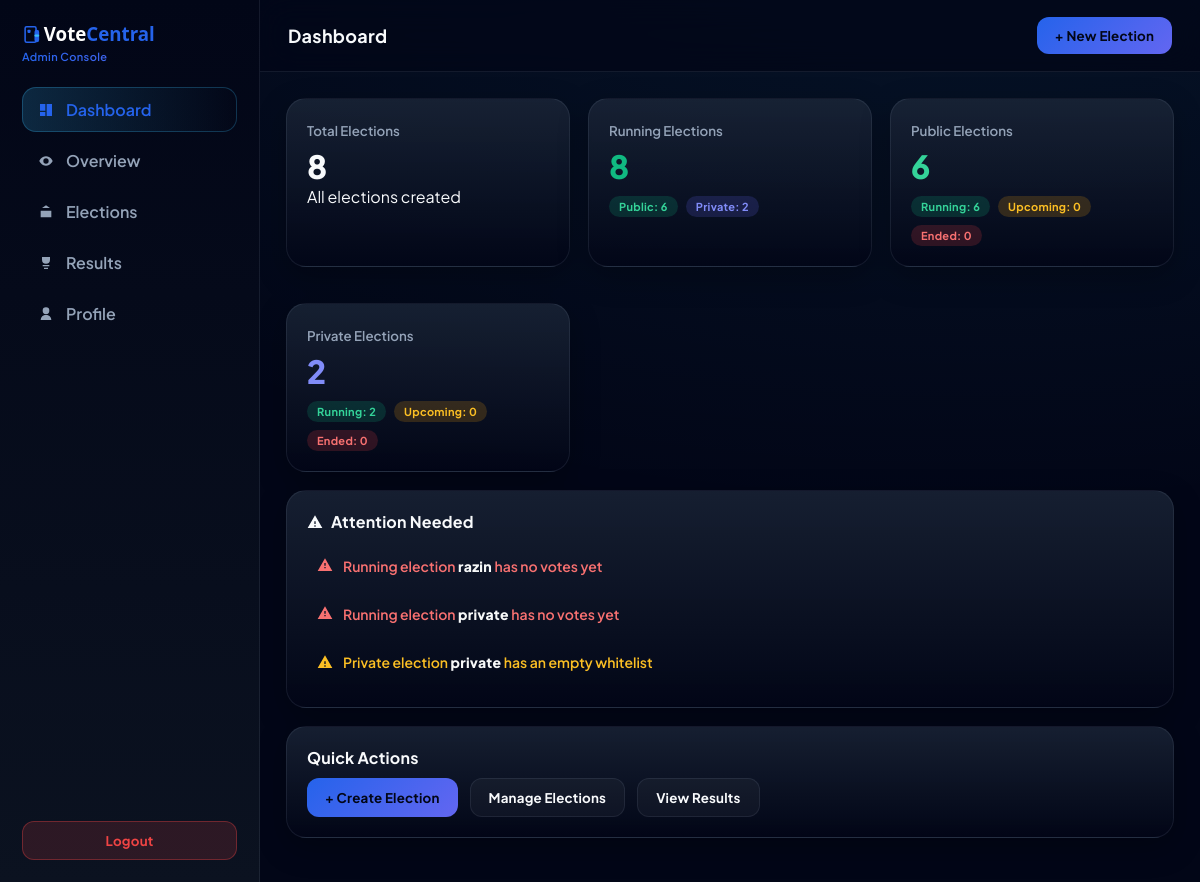
/admin/dashboard (signed in), run on an earlier commit of the app's database.
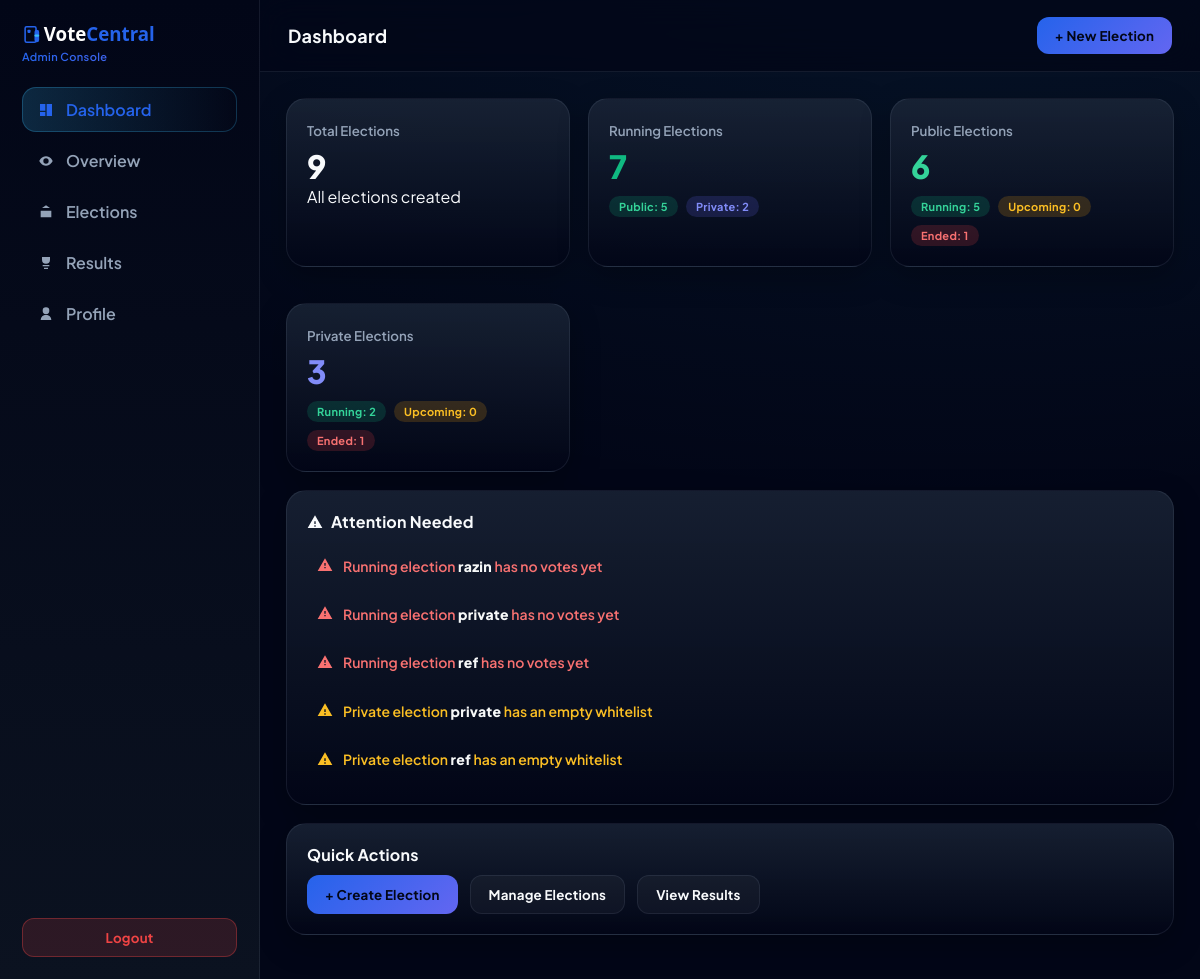
And on a later commit of the database.
### app.py (models this page shows)
class Election(db.Model):
    id = db.Column(db.Integer, primary_key=True)
    admin_id = db.Column(db.Integer, db.ForeignKey("admin.id"))
    name = db.Column(db.String(120))
    election_type = db.Column(db.String(20))  # public / private
    public_code = db.Column(db.String(20), nullable=True)
    start_time = db.Column(db.String(40), nullable=True)
    end_time = db.Column(db.String(40), nullable=True)
    result_visible = db.Column(db.Boolean, default=True)
    candidates = db.relationship("Candidate", backref="election", cascade="all,delete")
    votes = db.relationship("Vote", backref="election", cascade="all,delete")
    whitelist = db.relationship("VoterWhitelist", backref="election", cascade="all,delete")

### app.py (the view)
@app.route("/admin/dashboard")
def admin_dashboard():
    if not require_admin_login():
        return redirect("/")
    if "voter_logged" in session:
        flash("Voters cannot access admin panel")
        return redirect("/voter/dashboard")
    admin = db.session.get(Admin, session.get("admin_id"))
    elections = Election.query.filter_by(admin_id=admin.id).all()
    from datetime import datetime
    for e in elections:
        total_votes = Vote.query.filter_by(election_id=e.id).count()
        e.total_votes = total_votes
        e.is_upcoming = False
        e.is_running  = False
        e.is_ended    = False
        if e.start_time and e.end_time:
            start = datetime.fromisoformat(e.start_time)
            end   = datetime.fromisoformat(e.end_time)
            now   = datetime.now()
            if now < start:
                e.is_upcoming = True
            elif start <= now <= end:
                e.is_running = True
            else:
                e.is_ended = True
        results = []
        for c in e.candidates:
            vote_count = Vote.query.filter_by(candidate_id=c.id).count()
            if e.election_type == "private" and not election_has_ended(e):
                display_count = "—"
            else:
                display_count = vote_count
            results.append({
                "id": c.id,
                "candidate": c.name,
                "party": c.party,
                "description": c.description,
                "photo": f"/static/uploads/{c.photo}" if c.photo else None,
                "count": display_count,
                "raw_count": vote_count
            })
        visible_counts = [
            r["raw_count"]
            for r in results
            if isinstance(r["count"], int)
        ]
        if visible_counts:
            max_votes = max(visible_counts)
            for r in results:
                r["is_winner"] = (r["raw_count"] == max_votes and max_votes > 0)
        else:
            for r in results:
                r["is_winner"] = False
        e.results = results
    return render_template(
        "admin_dashboard.html",
        admin=admin,          # ← REQUIRED
        elections=elections,
        datetime=datetime
    )

### app.py (called while the page is built)
def election_has_ended(election):
    if not election.end_time:
        return False
    return datetime.now() >= datetime.fromisoformat(election.end_time)

def require_admin_login():
    if "admin_id" not in session or not session["admin_id"]:
        flash("Admin login required")
        return False
    return True

### templates/admin_dashboard.html (shortened to what the changed rows need)
<!DOCTYPE html>
<html lang="en">
<head>
</head>
<body>
<main class="main-wrapper">
<header class="top-header">
  <div class="header-title-group">
  <h2 id="view-title">Dashboard</h2>
</div>
</header>
<section id="dashboard" class="view-container">
  <div class="stat-grid">
    <div class="card">
      <small>Total Elections</small>
      <h1>{{ elections|length }}</h1>
      <div class="note">All elections created</div>
    </div>
    <div class="card">
      <small>Running Elections</small>
      <h1 style="color:var(--green)">
        {{ elections|selectattr("is_running")|list|length }}
      </h1>
      <div class="stat-breakdown">
        <span class="chip chip-public">
          Public:
          {{
            elections
            | selectattr("is_running")
            | selectattr("election_type","equalto","public")
            | list | length
          }}
        </span>
        <span class="chip chip-private">
          Private:
          {{
            elections
            | selectattr("is_running")
            | selectattr("election_type","equalto","private")
            | list | length
          }}
        </span>
      </div>
    </div>
    <div class="card">
      <h1 style="color:#34d399">
        {{ elections|selectattr("election_type","equalto","public")|list|length }}
      </h1>
      <div class="stat-breakdown">
        <span class="chip chip-running">
          Running:
          {{
            elections
            | selectattr("election_type","equalto","public")
            | selectattr("is_running")
            | list | length
          }}
        </span>
        <span class="chip chip-upcoming">
          Upcoming:
          {{ elections
            | selectattr("election_type","equalto","public")
            | selectattr("is_upcoming")
            | list | length }}
        </span>
        <span class="chip chip-ended">
          Ended:
          {{
            elections
            | selectattr("election_type","equalto","public")
            | selectattr("is_ended")
            | list | length
          }}
        </span>
      </div>
    </div>
    <div class="card">
      <small>Private Elections</small>
      <h1 style="color:#818cf8">
        {{ elections|selectattr("election_type","equalto","private")|list|length }}
      </h1>
      <div class="stat-breakdown">
        <span class="chip chip-running">
          Running:
          {{
            elections
            | selectattr("election_type","equalto","private")
            | selectattr("is_running")
            | list | length
          }}
        </span>
        <span class="chip chip-upcoming">
          Upcoming:
          {{
            elections
            | selectattr("election_type","equalto","private")
            | selectattr("is_upcoming")
            | list | length
          }}
        </span>
        <span class="chip chip-ended">
          Ended:
          {{
            elections
            | selectattr("election_type","equalto","private")
            | selectattr("is_ended")
            | list | length
          }}
        </span>
      </div>
    </div>
  </div>
{% set alerts = [] %}
{% if alerts|length > 0 %}
<div class="card">
  <ul style="margin-top:10px;line-height:1.8;list-style:none;padding-left:0">
    {% for a in alerts %}
      <li
        class="alert-item alert-{{ a.level }}"
        onclick="handleDashboardAlert(
          '{{ a.action }}',
          '{{ a.id }}',
          '{{ a.name|default('') }}',
          '{{ a.start|default('') }}',
          '{{ a.end|default('') }}'
        )"
      >
        <span class="alert-icon">
  <svg class="icon" viewBox="0 0 24 24">
    <use href="#icon-alert-{{ a.icon }}"></use>
  </svg>
</span>
        <span class="alert-text">{{ a.text | safe }}</span>
      </li>
    {% endfor %}
  </ul>
</div>
{% endif %}
</section>
</main>
</body>
</html>

What changed in the data, as far as the page shows it:
added Election: text "Running election ref has no votes yet", text "Private election ref has an empty whitelist"
Also different on the page:
{{ elections|length }}: "8" → "9"
{{ elections|selectattr("is_running")|list|length }}: "8" → "7"
{{ elections|selectattr("election_type","equalto","private")|list|length }}: "2" → "3"
text no longer shown: "6 6 0 0"
text now shown: "5 5 1 1"
